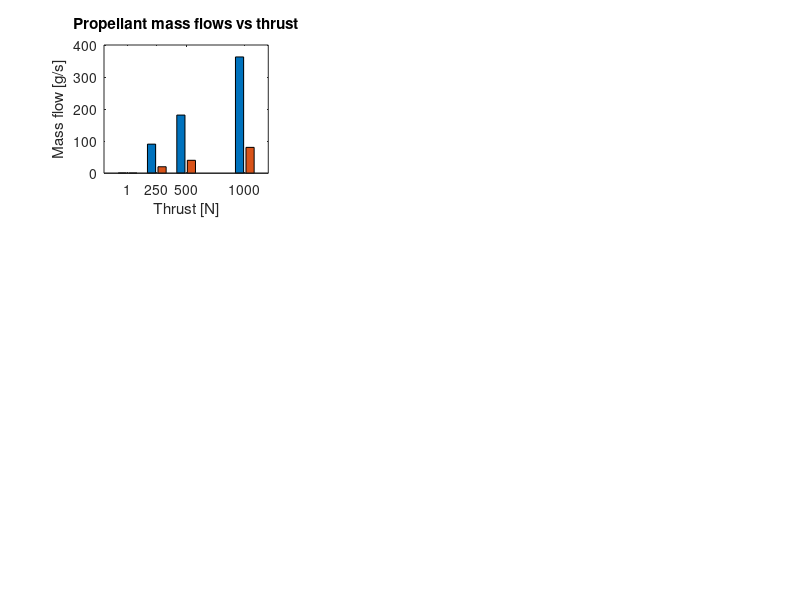

Here is the MATLAB script that generated this plot: (Note: this script raises an error after producing the figure.)
%% =========================================================================
%  COAXIAL SWIRL INJECTOR SIZING TOOL
%  Propellants : Nitrous Oxide (N2O) oxidiser | Ethanol fuel
%  Method      : Bazarov / Rizk-Lefebvre classical swirl atomiser theory
%  Purpose     : University / college rocketry team preliminary design
%
%  WHAT THIS CODE DOES
%  -------------------
%  1. Accepts a list of THRUST LEVELS (e.g. 100 N, 500 N, 1000 N)
%  2. For EACH thrust level it sizes:
%       - Propellant mass flow rates
%       - Orifice (exit throat) diameters
%       - Swirl chamber dimensions (radius, length, slot size)
%       - Spray cone half-angle
%       - Sauter Mean Diameter (SMD) -- droplet size estimate
%       - Weber & Reynolds numbers (atomisation regime check)
%  3. Prints a clean summary table for each thrust level
%  4. Plots nine parametric trade curves useful for design reviews
%
%  HOW TO USE
%  ----------
%  Edit ONLY the values inside Section 1 (USER INPUTS).
%  Run the script -- all outputs appear in the Command Window and Figure.
%
%  REFERENCES
%  ----------
%  [1] Lefebvre, A.H. (1989). Atomization and Sprays. Hemisphere.
%  [2] Rizk & Lefebvre (1985). J. Propulsion, 1(3), pp. 193-199.
%  [3] Bazarov, V.G. (1995). Liquid-Propellant Rocket Engine Injectors.
%  [4] Huzel & Huang (1992). Modern Engineering for Design of
%      Liquid-Propellant Rocket Engines. AIAA.
% =========================================================================

clearvars; clc; close all;

% =========================================================================
%  SECTION 1 -- USER INPUTS  (edit these values)
% =========================================================================

%  --- Thrust levels to analyse [Newtons] ---
%  Add or remove values to cover your engine family.
%  e.g.: [100, 250, 500, 1000] covers lab thruster to flight engine.
THRUST_LEVELS_N = [1, 250, 500, 1000];   % [N]

%  --- Engine performance targets ---
Isp_s       = 230;     % [s]  Expected specific impulse (vacuum)
                        %      N2O/ethanol typically 220-250 s depending on MR
MR          = 4.5;     % [-]  Oxidiser-to-fuel mass ratio (O/F)
                        %      Stoichiometric N2O/EtOH ~ 3.5; run fuel-rich
Pc_Pa       = 20e5;    % [Pa] Chamber pressure (20 bar is typical for small engines)

%  --- Injection pressure drops ---
%  Rule of thumb: 20-30% of chamber pressure.
%  Higher dP  better atomisation but more pressurant mass.
dP_ox_frac  = 0.25;    % Delta_P_oxidiser / Pc  (25%)
dP_f_frac   = 0.20;    % Delta_P_fuel / Pc      (20%)

%  --- Propellant physical properties at ~20 deg C, liquid phase ---
rho_ox      = 780;     % [kg/m3] N2O liquid density
rho_f       = 789;     % [kg/m3] Ethanol density
mu_ox       = 9.5e-5;  % [Pa.s]  Dynamic viscosity, N2O liquid
mu_f        = 1.2e-3;  % [Pa.s]  Dynamic viscosity, ethanol
sigma_ox    = 0.0015;  % [N/m]   Surface tension, N2O liquid (~1.5 mN/m)
sigma_f     = 0.0223;  % [N/m]   Surface tension, ethanol

%  --- Injector element layout ---
N_elements  = 6;       % Number of coaxial element pairs on the injector face
                        % Scale up for higher thrust or better uniformity

%  --- Discharge coefficients ---
%  Cd for pressure-swirl atomisers is typically 0.25 to 0.45.
%  Lower Cd  stronger swirl, wider spray angle, better atomisation.
Cd_ox       = 0.35;    % oxidiser element
Cd_f        = 0.38;    % fuel element

%  --- Geometric swirl numbers ---
%  Controls swirl strength and spray half-angle.
%  Typical range: 1.5 to 4.0  (higher value  wider cone)
A_geo_ox    = 2.5;     % oxidiser (outer annular element)
A_geo_f     = 2.0;     % fuel     (inner post element)

%  --- Swirl chamber geometry ratios ---
n_slots_ox  = 3;       % number of tangential inlet slots, oxidiser
n_slots_f   = 3;       % number of tangential inlet slots, fuel
Rs_ratio_ox = 3.0;     % R_swirl_chamber / r_orifice, oxidiser (2.5-4 typical)
Rs_ratio_f  = 2.8;     % R_swirl_chamber / r_orifice, fuel
Ls_ratio    = 2.0;     % L_swirl_chamber / D_swirl_chamber (length-to-diameter)
Lrec_ratio  = 0.8;     % L_recess / D_swirl_ox  (recess zone depth)
t_wall_m    = 2e-3;    % [m] minimum wall thickness (2 mm for CNC machining)

% =========================================================================
%  SECTION 2 -- DERIVED CONSTANTS  (do not edit below this line)
% =========================================================================

g0          = 9.80665;                   % [m/s2] standard gravity
dP_ox       = dP_ox_frac * Pc_Pa;        % [Pa] oxidiser injection dP
dP_f        = dP_f_frac  * Pc_Pa;        % [Pa] fuel injection dP

%  Spray half-angle from Lefebvre relation:
%    Cd_theory = 1 / sqrt(1 + A_geo^2)
%    alpha     = atan( sqrt(1 - Cd^2) / Cd )
Cd_th_ox    = 1 / sqrt(1 + A_geo_ox^2);
Cd_th_f     = 1 / sqrt(1 + A_geo_f^2);
alpha_ox_deg = rad2deg(atan(sqrt(1 - Cd_th_ox^2) / Cd_th_ox));
alpha_f_deg  = rad2deg(atan(sqrt(1 - Cd_th_f^2)  / Cd_th_f));

% =========================================================================
%  SECTION 3 -- LOOP OVER THRUST LEVELS
% =========================================================================

nT = length(THRUST_LEVELS_N);

% Pre-allocate result arrays for plotting
res_mdot_ox = zeros(1,nT);
res_mdot_f  = zeros(1,nT);
res_d_or_ox = zeros(1,nT);
res_d_or_f  = zeros(1,nT);
res_Ds_ox   = zeros(1,nT);
res_Ds_f    = zeros(1,nT);
res_SMD_ox  = zeros(1,nT);
res_SMD_f   = zeros(1,nT);
res_v_ox    = zeros(1,nT);
res_v_f     = zeros(1,nT);
res_We_ox   = zeros(1,nT);
res_We_f    = zeros(1,nT);

fprintf('=================================================================\n');
fprintf('  COAXIAL SWIRL INJECTOR -- N2O / ETHANOL\n');
fprintf('  University Rocketry Team -- Multi-Thrust Sizing\n');
fprintf('=================================================================\n');
fprintf('  Chamber pressure   : %.1f bar\n', Pc_Pa/1e5);
fprintf('  O/F mixture ratio  : %.2f\n', MR);
fprintf('  Isp (vacuum)       : %.0f s\n', Isp_s);
fprintf('  Elements per face  : %d\n', N_elements);
fprintf('  dP_ox / Pc         : %.0f%%\n', dP_ox_frac*100);
fprintf('  dP_f  / Pc         : %.0f%%\n', dP_f_frac*100);
fprintf('  Swirl no. A_geo    : ox=%.1f  fuel=%.1f\n', A_geo_ox, A_geo_f);
fprintf('  Spray half-angle   : ox=%.1f deg  fuel=%.1f deg\n', alpha_ox_deg, alpha_f_deg);
fprintf('  Full cone angle    : ox=%.1f deg  fuel=%.1f deg\n', 2*alpha_ox_deg, 2*alpha_f_deg);
fprintf('=================================================================\n\n');

for i = 1:nT

    F = THRUST_LEVELS_N(i);

    % 3a. Mass flow rates
    mdot_tot   = F / (Isp_s * g0);           % total propellant [kg/s]
    mdot_f_tot = mdot_tot / (1 + MR);         % total fuel       [kg/s]
    mdot_ox_tot= MR * mdot_f_tot;             % total oxidiser   [kg/s]
    mdot_ox_el = mdot_ox_tot / N_elements;    % per element
    mdot_f_el  = mdot_f_tot  / N_elements;

    % 3b. Orifice areas and diameters
    %  mdot = Cd * A_or * sqrt(2 * rho * dP)
    A_or_ox = mdot_ox_el / (Cd_ox * sqrt(2 * rho_ox * dP_ox));  % [m2]
    A_or_f  = mdot_f_el  / (Cd_f  * sqrt(2 * rho_f  * dP_f));
    d_or_ox = sqrt(4 * A_or_ox / pi);   % [m]
    d_or_f  = sqrt(4 * A_or_f  / pi);
    r_or_ox = d_or_ox / 2;
    r_or_f  = d_or_f  / 2;

    % 3c. Swirl chamber geometry
    R_s_ox  = Rs_ratio_ox * r_or_ox;    % swirl chamber radius [m]
    R_s_f   = Rs_ratio_f  * r_or_f;
    D_s_ox  = 2 * R_s_ox;               % swirl chamber diameter [m]
    D_s_f   = 2 * R_s_f;
    L_s_ox  = Ls_ratio * D_s_ox;        % swirl chamber length [m]
    L_s_f   = Ls_ratio * D_s_f;

    %  Tangential slot area:
    %  A_geo = (R_s * A_or) / (n * A_in)  =>  A_in = (R_s * A_or) / (n * A_geo)
    A_in_ox = (R_s_ox * A_or_ox) / (n_slots_ox * A_geo_ox);  % [m2] per slot
    A_in_f  = (R_s_f  * A_or_f ) / (n_slots_f  * A_geo_f );

    % Slot shape: assume width = sqrt(2*A), height = A/width
    w_sl_ox = sqrt(2 * A_in_ox);   h_sl_ox = A_in_ox / w_sl_ox;
    w_sl_f  = sqrt(2 * A_in_f);    h_sl_f  = A_in_f  / w_sl_f;

    % 3d. Recess zone depth and outer body diameter
    L_rec   = Lrec_ratio * D_s_ox;
    D_outer = D_s_ox + 2 * t_wall_m;

    % 3e. Injection velocities
    v_ox = mdot_ox_el / (rho_ox * A_or_ox);
    v_f  = mdot_f_el  / (rho_f  * A_or_f);

    % 3f. Sauter Mean Diameter (Rizk-Lefebvre 1985, simplified)
    %  SMD = 2.25 * sigma^0.25 * mu^0.25 * mdot^0.25 * dP^(-0.5) * rho^(-0.25)
    K_smd  = 2.25;
    SMD_ox = K_smd * sigma_ox^0.25 * mu_ox^0.25 * mdot_ox_el^0.25 ...
             * dP_ox^(-0.5) * rho_ox^(-0.25);
    SMD_f  = K_smd * sigma_f^0.25  * mu_f^0.25  * mdot_f_el^0.25 ...
             * dP_f^(-0.5)  * rho_f^(-0.25);

    % 3g. Dimensionless numbers (atomisation regime check)
    We_ox  = rho_ox * v_ox^2 * d_or_ox / sigma_ox;
    We_f   = rho_f  * v_f^2  * d_or_f  / sigma_f;
    Re_ox  = rho_ox * v_ox * d_or_ox / mu_ox;
    Re_f   = rho_f  * v_f  * d_or_f  / mu_f;

    % Store results for plotting
    res_mdot_ox(i) = mdot_ox_tot * 1e3;
    res_mdot_f(i)  = mdot_f_tot  * 1e3;
    res_d_or_ox(i) = d_or_ox * 1e3;
    res_d_or_f(i)  = d_or_f  * 1e3;
    res_Ds_ox(i)   = D_s_ox  * 1e3;
    res_Ds_f(i)    = D_s_f   * 1e3;
    res_SMD_ox(i)  = SMD_ox  * 1e6;
    res_SMD_f(i)   = SMD_f   * 1e6;
    res_v_ox(i)    = v_ox;
    res_v_f(i)     = v_f;
    res_We_ox(i)   = We_ox;
    res_We_f(i)    = We_f;

    % 3h. Print summary table
    fprintf('+---------------------------------------------------------+\n');
    fprintf('|  THRUST = %4.0f N                                        |\n', F);
    fprintf('+----------------------------+------------+---------------+\n');
    fprintf('|  Parameter                 |  N2O (ox)  |  Ethanol (f)  |\n');
    fprintf('+----------------------------+------------+---------------+\n');
    fprintf('|  Mass flow total   [g/s]   | %8.3f   | %8.3f      |\n', mdot_ox_tot*1e3, mdot_f_tot*1e3);
    fprintf('|  Mass flow/element [g/s]   | %8.3f   | %8.3f      |\n', mdot_ox_el*1e3,  mdot_f_el*1e3);
    fprintf('|  Injection dP      [bar]   | %8.3f   | %8.3f      |\n', dP_ox/1e5,       dP_f/1e5);
    fprintf('|  Orifice diameter  [mm]    | %8.3f   | %8.3f      |\n', d_or_ox*1e3,     d_or_f*1e3);
    fprintf('|  Swirl chamber D   [mm]    | %8.3f   | %8.3f      |\n', D_s_ox*1e3,      D_s_f*1e3);
    fprintf('|  Swirl chamber L   [mm]    | %8.3f   | %8.3f      |\n', L_s_ox*1e3,      L_s_f*1e3);
    fprintf('|  Slots n x w x h  [mm]    | %dx%.2fx%.2f | %dx%.2fx%.2f   |\n', ...
            n_slots_ox, w_sl_ox*1e3, h_sl_ox*1e3, ...
            n_slots_f,  w_sl_f*1e3,  h_sl_f*1e3);
    fprintf('|  Spray half-angle  [deg]   | %8.1f   | %8.1f      |\n', alpha_ox_deg, alpha_f_deg);
    fprintf('|  Injection vel.    [m/s]   | %8.2f   | %8.2f      |\n', v_ox, v_f);
    fprintf('|  SMD (preliminary) [um]    | %8.1f   | %8.1f      |\n', SMD_ox*1e6, SMD_f*1e6);
    fprintf('|  Weber number      [-]     | %8.0f   | %8.0f      |\n', We_ox, We_f);
    fprintf('|  Reynolds number   [-]     | %8.0f   | %8.0f      |\n', Re_ox, Re_f);
    fprintf('+----------------------------+------------+---------------+\n');
    fprintf('|  Recess length    [mm] : %-8.3f                        |\n', L_rec*1e3);
    fprintf('|  Outer body diam. [mm] : %-8.3f                        |\n', D_outer*1e3);
    if We_ox > 100
        fprintf('|  OK  We_ox > 100 -- secondary atomisation active       |\n');
    else
        fprintf('|  !!  We_ox < 100 -- increase dP or check design        |\n');
    end
    if min([d_or_ox, d_or_f])*1e3 < 0.5
        fprintf('|  !!  Orifice < 0.5 mm -- may need EDM to manufacture   |\n');
    else
        fprintf('|  OK  Orifices > 0.5 mm -- standard CNC drill feasible  |\n');
    end
    fprintf('+---------------------------------------------------------+\n\n');

end  % end thrust loop

% =========================================================================
%  SECTION 4 -- PARAMETRIC PLOTS
% =========================================================================

figure('Name','Coaxial Swirl Injector -- Parametric Study', ...
       'Color','w','Position',[60 40 1300 820]);

T_vec = THRUST_LEVELS_N;

% Plot 1: Mass flows vs thrust
subplot(3,3,1);
bar(T_vec, [res_mdot_ox; res_mdot_f]', 'grouped');
xlabel('Thrust [N]'); ylabel('Mass flow [g/s]');
title('Propellant mass flows vs thrust');
legend('N_2O (ox)','Ethanol (f)','Location','NW');
grid on; set(gca,'XTick',T_vec);

% Plot 2: Orifice diameters vs thrust
subplot(3,3,2);
plot(T_vec, res_d_or_ox, 'b-o', 'LineWidth',2,'MarkerSize',7); hold on;
plot(T_vec, res_d_or_f,  'g-s', 'LineWidth',2,'MarkerSize',7);
yline(0.5,'r--','0.5 mm CNC limit','LabelHorizontalAlignment','right');
xlabel('Thrust [N]'); ylabel('Orifice diameter [mm]');
title('Orifice diameters vs thrust');
legend('N_2O','Ethanol','Location','NW');
grid on; set(gca,'XTick',T_vec);

% Plot 3: Swirl chamber diameters vs thrust
subplot(3,3,3);
plot(T_vec, res_Ds_ox, 'b-o', 'LineWidth',2,'MarkerSize',7); hold on;
plot(T_vec, res_Ds_f,  'g-s', 'LineWidth',2,'MarkerSize',7);
xlabel('Thrust [N]'); ylabel('D_s [mm]');
title('Swirl chamber diameters vs thrust');
legend('N_2O swirl D','Ethanol swirl D','Location','NW');
grid on; set(gca,'XTick',T_vec);

% Plot 4: SMD vs thrust
subplot(3,3,4);
plot(T_vec, res_SMD_ox, 'b-o', 'LineWidth',2,'MarkerSize',7); hold on;
plot(T_vec, res_SMD_f,  'g-s', 'LineWidth',2,'MarkerSize',7);
yline(100,'r--','100 um target','LabelHorizontalAlignment','left');
xlabel('Thrust [N]'); ylabel('SMD [um]');
title('Sauter Mean Diameter (droplet size)');
legend('N_2O','Ethanol','Location','NE');
grid on; set(gca,'XTick',T_vec);

% Plot 5: Injection velocities vs thrust
subplot(3,3,5);
plot(T_vec, res_v_ox, 'b-o', 'LineWidth',2,'MarkerSize',7); hold on;
plot(T_vec, res_v_f,  'g-s', 'LineWidth',2,'MarkerSize',7);
xlabel('Thrust [N]'); ylabel('Injection velocity [m/s]');
title('Injection velocities vs thrust');
legend('N_2O','Ethanol','Location','NW');
grid on; set(gca,'XTick',T_vec);

% Plot 6: Weber numbers vs thrust (log scale)
subplot(3,3,6);
semilogy(T_vec, res_We_ox, 'b-o', 'LineWidth',2,'MarkerSize',7); hold on;
semilogy(T_vec, res_We_f,  'g-s', 'LineWidth',2,'MarkerSize',7);
yline(100,'r--','We=100 onset','LabelHorizontalAlignment','left');
xlabel('Thrust [N]'); ylabel('Weber number (log)');
title('Weber numbers (atomisation regime)');
legend('N_2O','Ethanol','Location','NW');
grid on; set(gca,'XTick',T_vec);

% Plot 7: Spray angle vs geometric swirl number (design space)
subplot(3,3,7);
A_sweep     = linspace(0.5, 5.5, 300);
Cd_sweep    = 1 ./ sqrt(1 + A_sweep.^2);
alpha_sweep = rad2deg(atan(sqrt(1 - Cd_sweep.^2) ./ Cd_sweep));
plot(A_sweep, alpha_sweep*2, 'k-', 'LineWidth',1.5); hold on;
xline(A_geo_ox,'b--',sprintf('ox %.1f->%.1f deg', A_geo_ox, 2*alpha_ox_deg), ...
      'LabelOrientation','horizontal','Color','b');
xline(A_geo_f, 'g--',sprintf('f  %.1f->%.1f deg', A_geo_f,  2*alpha_f_deg), ...
      'LabelOrientation','horizontal','Color','g');
xlabel('Geometric swirl number A_{geo}');
ylabel('Full cone spray angle [deg]');
title('Spray angle vs swirl number');
grid on; xlim([0.5 5.5]);

% Plot 8: SMD vs dP (sensitivity, at lowest thrust level)
subplot(3,3,8);
dP_sweep     = linspace(0.5e5, 15e5, 300);
F_ref        = THRUST_LEVELS_N(1);
mdot_ox_ref  = F_ref / (Isp_s*g0) * MR/(1+MR) / N_elements;
mdot_f_ref   = F_ref / (Isp_s*g0) * 1 /(1+MR) / N_elements;
SMD_ox_sw    = 2.25 * sigma_ox^0.25 * mu_ox^0.25 * mdot_ox_ref^0.25 ...
               * dP_sweep.^(-0.5) * rho_ox^(-0.25) * 1e6;
SMD_f_sw     = 2.25 * sigma_f^0.25  * mu_f^0.25  * mdot_f_ref^0.25  ...
               * dP_sweep.^(-0.5) * rho_f^(-0.25)  * 1e6;
plot(dP_sweep/1e5, SMD_ox_sw, 'b-', 'LineWidth',2); hold on;
plot(dP_sweep/1e5, SMD_f_sw,  'g-', 'LineWidth',2);
xline(dP_ox/1e5,'b--',sprintf('dP_ox=%.0f bar',dP_ox/1e5),'LabelOrientation','horizontal');
xline(dP_f/1e5, 'g--',sprintf('dP_f =%.0f bar',dP_f/1e5), 'LabelOrientation','horizontal');
yline(100,'r--','100 um','LabelHorizontalAlignment','right');
xlabel('dP [bar]'); ylabel('SMD [um]');
title(sprintf('SMD vs dP  (F = %d N)', F_ref));
legend('N_2O','Ethanol','Location','NE'); grid on;

% Plot 9: Orifice size vs dP (manufacturability)
subplot(3,3,9);
A_or_ox_sw = mdot_ox_ref ./ (Cd_ox * sqrt(2 * rho_ox * dP_sweep));
A_or_f_sw  = mdot_f_ref  ./ (Cd_f  * sqrt(2 * rho_f  * dP_sweep));
d_ox_sw    = sqrt(4 * A_or_ox_sw / pi) * 1e3;
d_f_sw     = sqrt(4 * A_or_f_sw  / pi) * 1e3;
plot(dP_sweep/1e5, d_ox_sw, 'b-', 'LineWidth',2); hold on;
plot(dP_sweep/1e5, d_f_sw,  'g-', 'LineWidth',2);
xline(dP_ox/1e5,'b--'); xline(dP_f/1e5,'g--');
yline(0.5,'r--','0.5 mm min drill','LabelHorizontalAlignment','right');
xlabel('dP [bar]'); ylabel('Orifice diameter [mm]');
title(sprintf('Orifice size vs dP  (F = %d N)', F_ref));
legend('N_2O','Ethanol','Location','NE'); grid on;

sgtitle({'Coaxial Swirl Injector -- N_2O / Ethanol', ...
         'University Rocketry Team -- Parametric Study'}, ...
        'FontSize',13,'FontWeight','bold');

% =========================================================================
%  SECTION 5 -- DESIGN NOTES FOR THE TEAM
% =========================================================================

fprintf('=================================================================\n');
fprintf('  DESIGN GUIDANCE FOR YOUR TEAM\n');
fprintf('=================================================================\n');
fprintf('\n  SPRAY ANGLES\n');
fprintf('    Outer (N2O) full cone : %.1f deg\n', 2*alpha_ox_deg);
fprintf('    Inner (EtOH) full cone: %.1f deg\n', 2*alpha_f_deg);
fprintf('    For good mixing the outer cone should be wider than the inner\n');
fprintf('    so N2O wraps around the ethanol jet. Adjust A_geo_ox and\n');
fprintf('    A_geo_f in Section 1 to change both angles independently.\n');
fprintf('\n  MANUFACTURING LIMITS\n');
fprintf('    Minimum drill dia. for hobby CNC : ~0.5 mm\n');
fprintf('    Minimum EDM                      : ~0.1 mm\n');
fprintf('    If your orifice < 0.5 mm at the chosen thrust level:\n');
fprintf('      (a) Increase dP_ox_frac or dP_f_frac, OR\n');
fprintf('      (b) Increase N_elements (multiple holes share the flow)\n');
fprintf('\n  ATOMISATION TARGETS\n');
fprintf('    SMD < 100 um is acceptable for small liquid rockets.\n');
fprintf('    SMD < 50  um is excellent -- harder at low thrust.\n');
fprintf('    Weber number > 100 confirms secondary breakup is active.\n');
fprintf('\n  RECESS ZONE\n');
fprintf('    L_rec ~ 0.5-1.5 x D_s_ox is recommended.\n');
fprintf('    The recess promotes pre-mixing before the chamber.\n');
fprintf('    Too long increases flashback risk.\n');
fprintf('\n  SUGGESTED NEXT STEPS\n');
fprintf('    1.  Pick your target thrust from the tables above.\n');
fprintf('    2.  Confirm all orifice diameters are manufacturable.\n');
fprintf('    3.  Confirm We > 100 and SMD < 100 um.\n');
fprintf('    4.  Size the combustion chamber (L* method).\n');
fprintf('    5.  Cold-flow test with water to validate spray pattern.\n');
fprintf('    6.  CFD or shadowgraph imaging to measure spray angles.\n');
fprintf('=================================================================\n');
